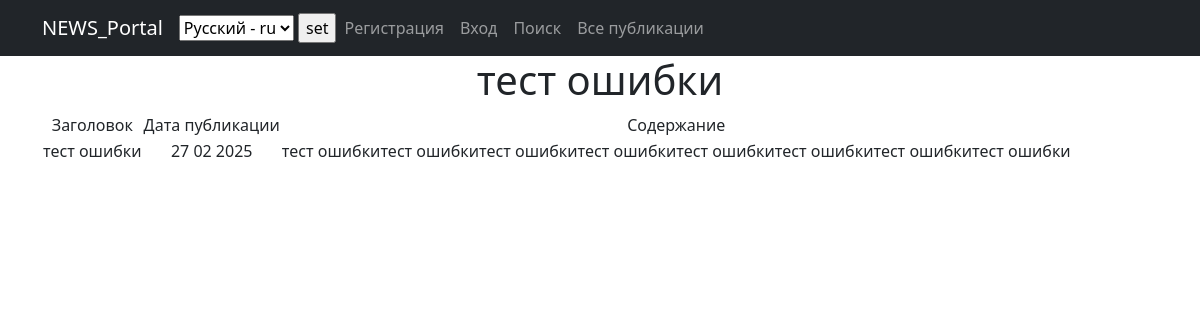
The app's page /post/130/ with its own data.
### new_portal/models.py (models this page shows, shortened)
class Post(models.Model):
    author = models.ForeignKey(Author, on_delete=models.CASCADE)  # 'связь один ко многим' с моделью Author
    choice_type = models.CharField(max_length=2, choices=POST_TYPE_CHOICES, default='AR')  # Выбор типа сообщения
    time_in = models.DateTimeField(auto_now_add=True)  # автоматическое добавление даты и времени при создании поста
    categories = models.ManyToManyField(Category, through='PostCategory')  # 'связь многие ко многим' через PostCategory
    title = models.CharField(max_length=128)
    content = models.TextField()
    rating = models.IntegerField(default=0)

### new_portal/views.py (the view)
# urls.py: path('<int:pk>/', PostDetail.as_view(), name='post_detail'),
class PostDetail(DetailView):
    model = Post
    template_name = 'post_id.html'
    context_object_name = 'post_id'                            # имя для обращения в шаблоне

### new_portal/templatetags/censor_filters.py (called while the page is built)
@register.filter()  # декоратор, регистрирует функцию как фильтр (для применения его в шаблонах)
def censor(text):
    for el in BAD_WORDS:  # перебор списка слов и замена на *, при совпадении
        pattern = re.compile(r'\b{}\b'.format(el), re.IGNORECASE)
        censored_word = el[0] + '*' * (len(el) - 1)
        text = re.sub(pattern, censored_word, text)
    return text

### new_portal/templates/post_id.html (shortened to what this page needs)
{% extends 'flatpages/default.html' %}
{% load censor_filters %}
{% load i18n %}
{% block content %}
<h1>{{ post_id.title }}</h1>
{% if post_id %}
        <table>
            <tr>
                <td>{% trans 'Заголовок' %}</td>
                <td>{% trans 'Дата публикации' %}</td>
                <td>{% trans 'Содержание' %}</td>
            </tr>
            <tr>
                <td>{{ post_id.title|censor }}</td>
                <td>{{ post_id.time_in|date:'d m Y' }}</td>
                <td>{{ post_id.content|censor}}</td>
            </tr>
        </table>
{% endif %}
{% endblock content %}

### records on screen
Post: title "тест ошибки", title|censor "тест ошибки", time_in "27 02 2025", content|censor "тест ошибкитест ошибкитест ошибкитест ошибкитест ошибкитест ошибкитест ошибкитест ошибки"

### other values on screen
form field language "Русский - ru"
